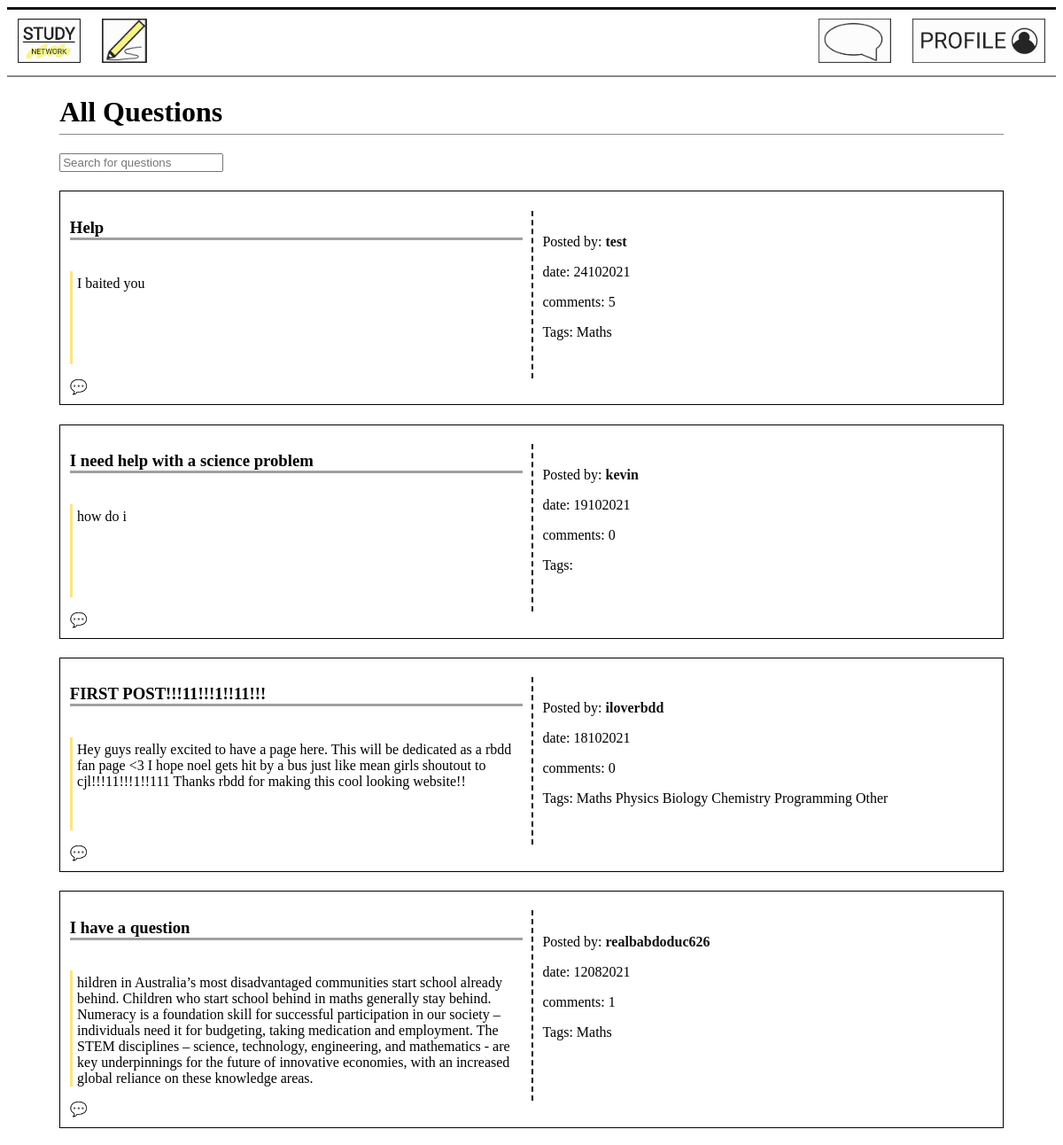
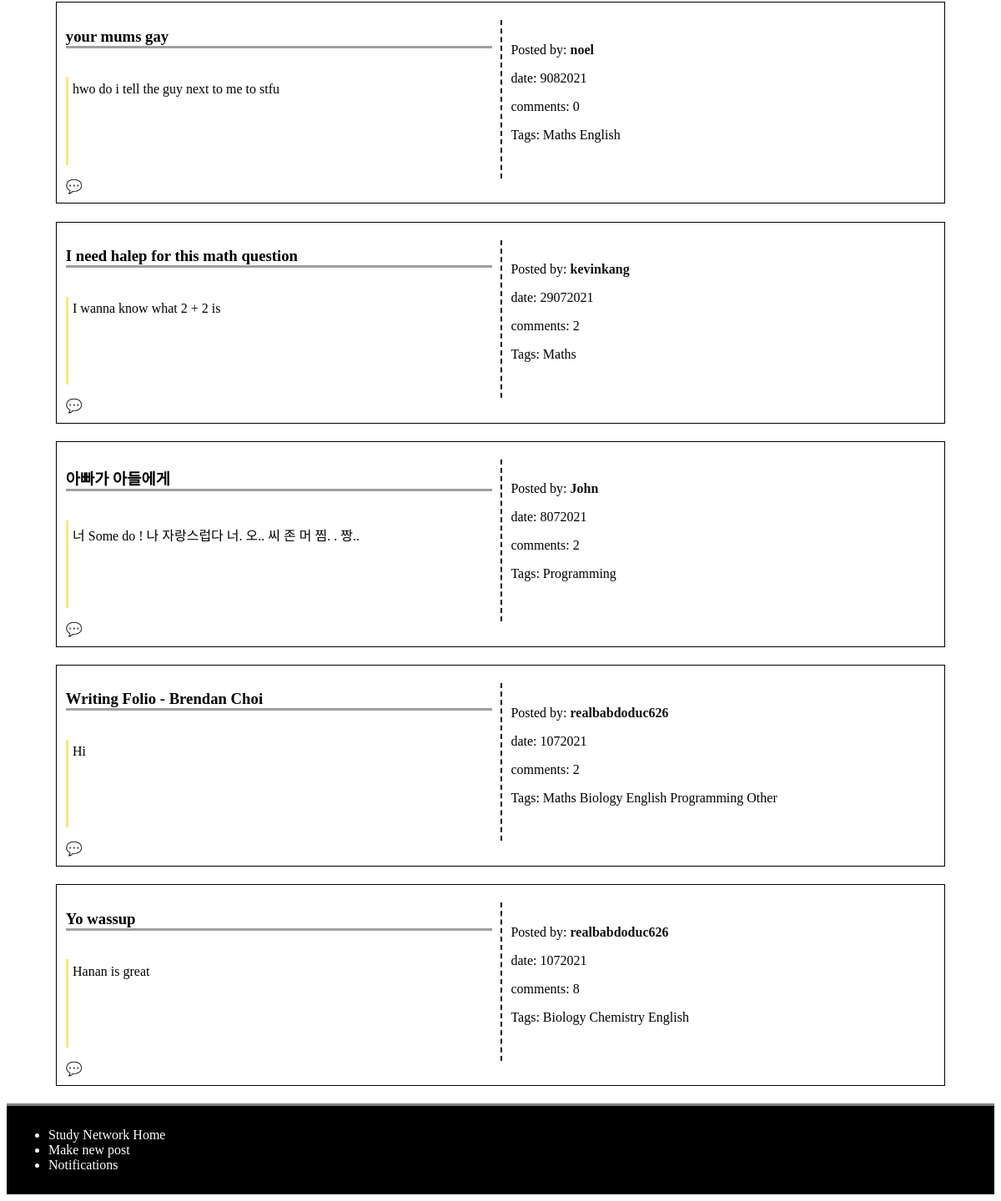
/ (signed in), run on the app's committed database (2 pictures, top to bottom).
### models.py (models this page shows)
class Post(db.Model):
    __tablename__ = 'Post'
    id = db.Column(db.Integer, primary_key=True)
    title = db.Column(db.Text)
    discussion = db.Column(db.Text)
    date = db.Column(db.Integer)
    comments = db.Column(db.Integer)
    user_id = db.Column(db.Integer, db.ForeignKey('User.id'))
    post_user = db.relationship('User', back_populates='user_post')
    replies_post = db.relationship('Reply', secondary=PostReply, back_populates='posts_reply')
    categories_post = db.relationship('Category', secondary=PostCategory, back_populates='posts_category')
    notifications_post = db.relationship('Notification', back_populates='posts_notification')
    posts = db.relationship('Comment', back_populates='user')

class User(db.Model):
    __tablename__ = 'User'
    id = db.Column(db.Integer, primary_key=True)
    username = db.Column(db.Text)
    email = db.Column(db.Text)
    password = db.Column(db.Text)
    user_post = db.relationship('Post', back_populates='post_user')
    notifications_user = db.relationship('Notification', back_populates='users_notification')
    users = db.relationship('Comment', back_populates='post')

class Category(db.Model):
    __tablename__ = 'Category'
    id = db.Column(db.Integer, primary_key=True)
    topic = db.Column(db.Text)
    posts_category = db.relationship('Post', secondary=PostCategory, back_populates='categories_post')

### main.py (the view)
@app.route('/', methods=['GET', 'POST'])
def home():
    post = models.Post.query.order_by(desc(models.Post.id)).all()
    number_of_items = 0
    for p in post:
        number_of_items += 1
    return render_template('home.html', posts=post, title='home', n=int(number_of_items))

### main.py (called while the page is built)
@app.context_processor
def notification_processor():
    if  g.logged_in_user:
        num_notification = models.Notification.query.filter_by(user_id = session["logged_in_user"]).all()
        if len(num_notification) > 99:
            return dict(num_notification = "99..") #When the number of notification is too big, it just shows 99+.
        else:
            return dict(num_notification = len(num_notification))
    else:
        return dict(num_notification = "No one is logged in")

@app.before_request
def before_request():
    g.logged_in_user = None
    if 'logged_in_user' in session:
        g.logged_in_user = session['logged_in_user']

### templates/home.html (shortened to what this page needs)
{% extends 'layout.html' %}
{% block content %}
<main>
<h1>All Questions</h1>
<input type="text" id="search" onkeyup="SearchFilter()"
placeholder="Search for questions">
<div id="questionList">
{% for post in posts %}
<div class="grid_container">
    <h3 class="title">{{ post.title }}</h3>
    <p class="discussion">{{ post.discussion }}</p>
    <div class="other_information">
    <p>Posted by: <a class="name" id="name" href="/profile/{{post.post_user.id}}"><strong>{{ post.post_user.username }}</strong></a></p>
    <p>date: {{ post.date }}
    <p>comments: {{ post.comments }}</p>
    <p class="tags">Tags: {% for catego in post.categories_post %}
        {{catego.topic}}
        {% endfor %}
    </p>
    </div class="comment_button">
    {% if g.logged_in_user %}
        <a href="/comment/{{post.id}}">💬</a>
    {% else %}
        <a href="/signin">💬</a>
    {% endif %}
</div>
{% endfor %}
</div>
</main>
{% endblock %}

### templates/layout.html (shortened to what this page needs)
<!DOCTYPE html>
<html lang="en">
    <head>
        <link rel="stylesheet" href="/static/css/style.css">
    </head>
    <body>
        {% include 'nav.html' %}
        {% block content %}{% endblock %}
        {% include 'footer.html' %}
    </body>
</html>

### templates/nav.html
<nav>
<ul>
    <div class="size_adjust_div">
    <li><a href="/"><img src="/static/logo/Study_network - Copy.jpg" alt="Study Network Home"></a></li>
    {% if g.logged_in_user %}
        <li style = "float:right"><a class="logged_in" href="/profile/{{g.logged_in_user}}"><img src="/static//logo/KakaoTalk_20210802_114208981.jpg" alt="profile"></a></li>
        <li><a href="/post"><img src="/static/logo/KakaoTalk_20210729_123828148_01.jpg" alt="Post"></a></li>
        {% if num_notification != 0 %}
            <li style = "float:right" class="notification"><a href="/notification"><span><img src="/static/logo/notification.jpg" alt="notification"></span><span class="badge"> {{num_notification}} </span></a></li>
        {% else %}
            <li style = "float:right" class="notification"><a href="/notification"><span><img src="/static/logo/notification.jpg" alt="notification"></a></li>
        {% endif %}
    {% else %}
        <li style = "float:right"></listyle><a class="logged_in" href="/signin"><img src="/static/logo/KakaoTalk_20210802_113545184.jpg" alt="sign in"></a></li>
    {% endif %}
    </div>
</ul>
</nav>

### templates/footer.html
<footer>
    <ul>
        <div class="size_adjust_div">
        <li><a href="/">Study Network Home</a></li>
        <li><a href="/post">Make new post</a></li>
        <li><a href="/notification">Notifications</a></li>
        </div>
    </ul>
</footer>

### static/css/style.css (style rules this page uses)
a { text-decoration: none; color: #111; }
body main { display: block; max-width: 90%; margin-left: 5%; }
body main h1 { border-bottom: 1px #888 solid; padding-bottom: 0.5%; }
nav ul { list-style-type: none; margin: 0; padding: 0; overflow: hidden; background-color: white; border-bottom: 2px solid #888; border-top: 3px solid #111; width: 100%; }
nav li:not(.logged_in) { float: left; }
nav li a { display: block; color: black; text-align: center; padding: 10px 12px; text-decoration: none; }
nav li a img { width: 100%; height: 50px; }
nav .notification { position: relative; }
footer { list-style-type: none; margin: 0; padding: 10px; overflow: hidden; background-color: black; border-top: 3px solid grey; }
footer ul li { color: white; }
footer ul li a { color: white; }
.grid_container { display: grid; grid-template-columns: 50% 50%; border: 1px solid black; padding: 1%; margin-bottom: 2%; }
.title { grid-column: 1; grid-row: 1; margin-right: 2%; border-bottom: rgb(160, 160, 160) solid 3px; }
.discussion { grid-row:2; grid-column: 1; min-height: 100px; margin-right: 2%; padding-left: 1%; padding-top:1%; border-left: rgb(252, 229, 128) solid 3px; }
.other_information { grid-column: 2; grid-row: 1/ span 2; padding: 2%; margin-top: 2%; border-left: 2px dashed black; }
main input { margin-bottom: 2%; }

### data on the page
Post: title "Help", discussion "I baited you", post_user.username "test", date "24102021", comments "5"
Category: topic "Maths"
Post: title "I need help with a science problem", discussion "how do i", post_user.username "kevin", date "19102021", comments "0"
Post: title "FIRST POST!!!11!!!1!!11!!!", discussion "Hey guys really excited to have a page here. This will be dedicated as a rbdd fan page <3 I hope noel gets hit by a bus just like mean girls shoutout to cjl!!!11!!!1!!111 Thanks rbdd for making this cool looking website!!", post_user.username "iloverbdd", date "18102021", comments "0"
Category: topic "Physics"
Category: topic "Biology"
Category: topic "Chemistry"
Category: topic "Programming"
Category: topic "Other"
Post: title "I have a question", discussion "hildren in Australia’s most disadvantaged communities start school already behind. Children who start school behind in maths generally stay behind. Numeracy is a foundation skill for successful participation in our society – individuals need it for budgeting, taking medication and employment. The STEM disciplines – science, technology, engineering, and mathematics - are key underpinnings for the future of innovative economies, with an increased global reliance on these knowledge areas.", post_user.username "realbabdoduc626", date "12082021", comments "1"
Post: title "your mums gay", discussion "hwo do i tell the guy next to me to stfu", post_user.username "noel", date "9082021", comments "0"
Category: topic "English"
Post: title "I need halep for this math question", discussion "I wanna know what 2 + 2 is", post_user.username "kevinkang", date "29072021", comments "2"
Post: title "아빠가 아들에게", discussion "너 Some do ! 나 자랑스럽다 너. 오.. 씨 존 머 찜. . 짱..", post_user.username "John", date "8072021", comments "2"
Post: title "Writing Folio - Brendan Choi", discussion "Hi", post_user.username "realbabdoduc626", date "1072021", comments "2"
Post: title "Yo wassup", discussion "Hanan is great", post_user.username "realbabdoduc626", date "1072021", comments "8"
